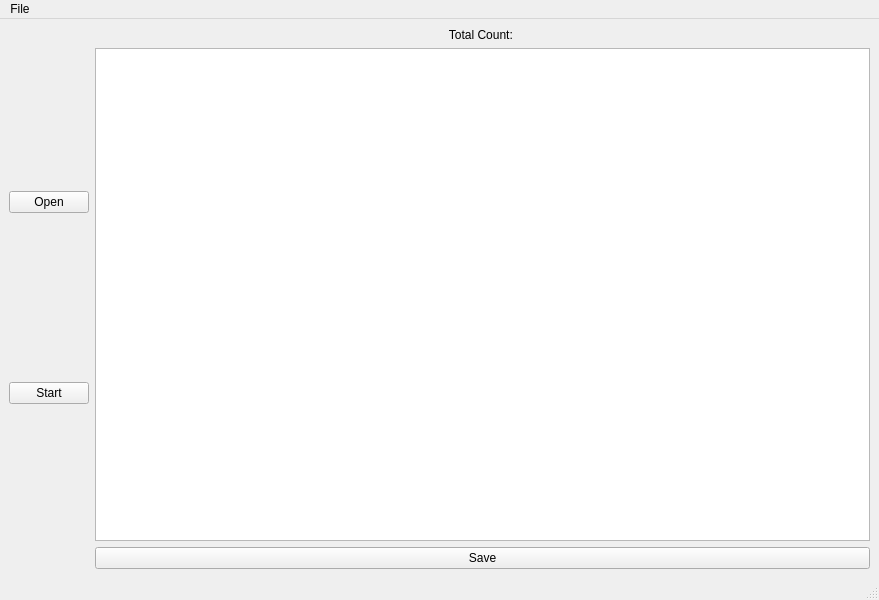
<?xml version="1.0" encoding="UTF-8"?>
<ui version="4.0">
 <class>MainWindow</class>
 <widget class="QMainWindow" name="MainWindow">
  <property name="geometry">
   <rect>
    <x>0</x>
    <y>0</y>
    <width>879</width>
    <height>600</height>
   </rect>
  </property>
  <property name="windowTitle">
   <string>MainWindow</string>
  </property>
  <widget class="QWidget" name="centralwidget">
   <layout class="QHBoxLayout" name="horizontalLayout">
    <item>
     <layout class="QVBoxLayout" name="verticalLayout">
      <item>
       <widget class="QPushButton" name="openButton">
        <property name="text">
         <string>Open</string>
        </property>
       </widget>
      </item>
      <item>
       <widget class="QPushButton" name="startButton">
        <property name="text">
         <string>Start</string>
        </property>
       </widget>
      </item>
     </layout>
    </item>
    <item>
     <layout class="QVBoxLayout" name="verticalLayout_2">
      <item>
       <widget class="QLabel" name="countLabel">
        <property name="text">
         <string>Total Count: </string>
        </property>
        <property name="alignment">
         <set>Qt::AlignCenter</set>
        </property>
       </widget>
      </item>
      <item>
       <widget class="QGraphicsView" name="graphicsView">
        <property name="cursor" stdset="0">
         <cursorShape>CrossCursor</cursorShape>
        </property>
        <property name="mouseTracking">
         <bool>true</bool>
        </property>
       </widget>
      </item>
      <item>
       <widget class="QPushButton" name="saveButton">
        <property name="text">
         <string>Save</string>
        </property>
       </widget>
      </item>
     </layout>
    </item>
   </layout>
  </widget>
  <widget class="QMenuBar" name="menubar">
   <property name="geometry">
    <rect>
     <x>0</x>
     <y>0</y>
     <width>879</width>
     <height>21</height>
    </rect>
   </property>
   <widget class="QMenu" name="menuFile">
    <property name="title">
     <string>File</string>
    </property>
    <addaction name="actionOpen"/>
    <addaction name="actionSave"/>
    <addaction name="separator"/>
    <addaction name="actionClose"/>
   </widget>
   <addaction name="menuFile"/>
  </widget>
  <widget class="QStatusBar" name="statusbar"/>
  <action name="actionOpen">
   <property name="text">
    <string>Open</string>
   </property>
  </action>
  <action name="actionSave">
   <property name="text">
    <string>Save</string>
   </property>
  </action>
  <action name="actionClose">
   <property name="text">
    <string>Close</string>
   </property>
  </action>
 </widget>
 <resources/>
 <connections/>
</ui>
